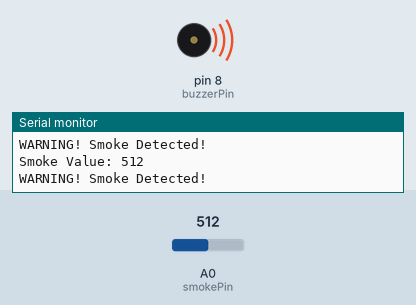
Recording of a sketch running on a simulated Arduino Uno, built with avr-gcc and run on an emulated ATmega328P. On the bench: buzzer (waves = sounding, pin HIGH), the last lines printed to the serial monitor. The inputs (shaded band) are chosen by the test bench; at power-on: A0 (smokePin) = 512.

Above: at 1.3 s.
1.4 s: A0 (smokePin) set to 3
2.9 s: A0 (smokePin) set to 0
At 3.5 s:
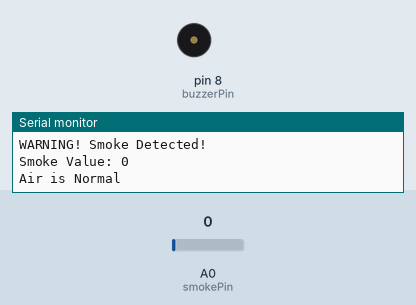
4.5 s: A0 (smokePin) set to 122
At 5.9 s:
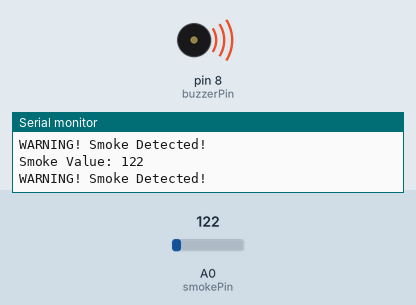
Timing chart, 0 to 7.5 s (numbered marks = the images above; inputs shaded):
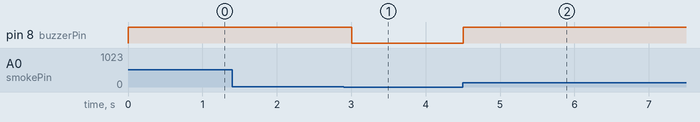

The sketch:

sketch_jul18a.ino
```cpp
// Smoke Detector using Arduino Uno and MQ-2 Sensor

const int smokePin = A0;     // MQ-2 Analog Output
const int buzzerPin = 8;      // Buzzer Pin

int smokeValue = 0;
int threshold = 1;          // Adjust after testing

void setup()
{
  pinMode(buzzerPin, OUTPUT);
  digitalWrite(buzzerPin, LOW);

  Serial.begin(9600);

  Serial.println("Smoke Detector Started");
}

void loop()
{
  smokeValue = analogRead(smokePin);

  Serial.print("Smoke Value: ");
  Serial.println(smokeValue);

  if (smokeValue > threshold)
  {
    digitalWrite(buzzerPin, HIGH);
    Serial.println("WARNING! Smoke Detected!");
  }
  else
  {
    digitalWrite(buzzerPin, LOW);
    Serial.println("Air is Normal");
  }

  delay(500);
}
```

Measured:
- the behaviour switches between 2 and 1 on A0 (smokePin) (found by bisection; images 0 and 1)
- after the input at 2.9 s, pin 8 (buzzerPin): HIGH → LOW after 0.11 s
- after the input at 4.5 s, pin 8 (buzzerPin): LOW → HIGH at once
